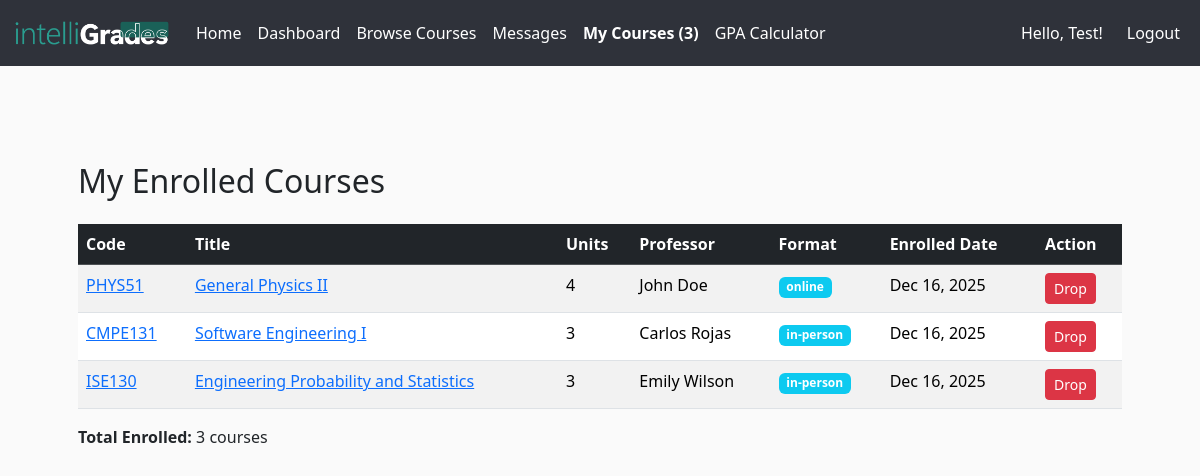
The page /courses/my-courses (signed in) on the database as committed earlier.
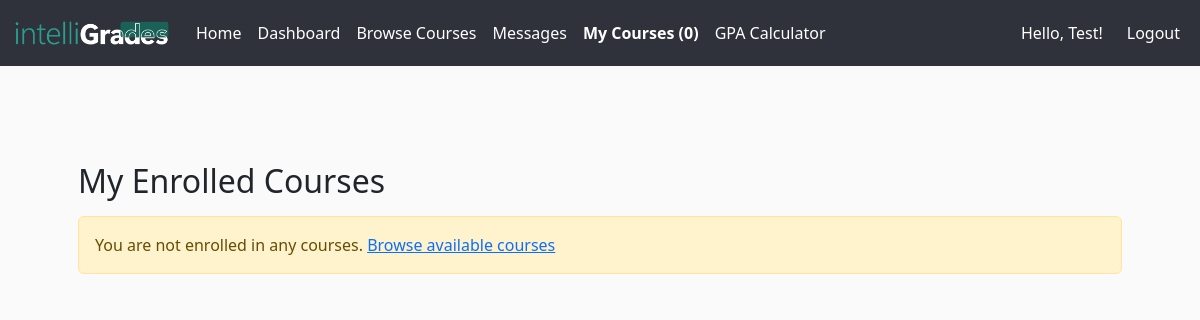
The same page on the database as committed later.
### app/models.py (models this page shows, shortened)
class Course(db.Model):
    __tablename__ = 'courses'
    id = db.Column(db.Integer, primary_key=True)
    code = db.Column(db.String(32), unique=True, nullable=False)
    title = db.Column(db.String(128), nullable=False)
    description = db.Column(db.Text)
    credits = db.Column(db.Integer, nullable=False)  # number of units/credits
    professor = db.Column(db.String(128), nullable=True)
    professor_id = db.Column(db.Integer, db.ForeignKey('users.id'), nullable=True)
    professor_user = db.relationship(
        'User',
        foreign_keys=[professor_id],
        backref='created_courses'
    )
    availability = db.Column(db.Boolean, default=True)
    format = db.Column(db.String(32), default='online')
    max_students = db.Column(db.Integer)
    created_at = db.Column(db.DateTime, default=datetime.utcnow)
    enrollments_rel = db.relationship(
        'Enrollment',
        backref='course',
        lazy='dynamic',
        cascade='all,delete-orphan'
    )
    assignments = db.relationship(
        'Assignment',
        back_populates='course',
        lazy='dynamic',
        cascade='all,delete-orphan'
    )
    announcements = db.relationship(
        'Announcement',
        back_populates='course',
        lazy='dynamic',
        cascade='all,delete-orphan'
    )

class Enrollment(db.Model):
    __tablename__ = 'enrollments'
    id = db.Column(db.Integer, primary_key=True)
    user_id = db.Column(db.Integer, db.ForeignKey('users.id'), nullable=False)
    course_id = db.Column(db.Integer, db.ForeignKey('courses.id'), nullable=False)
    enrolled_at = db.Column(db.DateTime, default=datetime.utcnow)
    grade = db.Column(db.String(2))
    user = db.relationship('User', backref='course_enrollments')
    __table_args__ = (
        db.UniqueConstraint('user_id', "course_id", name='unique_user_course'),
    )

### app/courses/routes.py (the view)
@courses_bp.route('/my-courses')
@login_required
def my_courses():
    enrolled_courses = current_user.get_enrolled_courses()
    return render_template('courses/my_courses.html', courses=enrolled_courses)

### app/__init__.py (called while the page is built)
@create_app.context_processor
def inject_notifications():
    if current_user.is_authenticated:
        return {
            "notifications": [
                {"message": "You haven’t checked Week 3 notes."},
                {"message": "New message in CMPE 102 discussion board."}
            ]
        }
    return {"notifications": []}

@login_manager.user_loader
def load_user(user_id):
    return User.query.get(int(user_id))

### app/models.py (called while the page is built)
    @property
    def is_student(self):
        return self.role == self.ROLE_STUDENT

    @property
    def is_professor(self):
        return self.role == self.ROLE_PROFESSOR

    @property
    def is_admin(self):
        return self.role == self.ROLE_ADMIN

    def get_enrolled_courses(self):
        from app.models import Course, Enrollment
        return Course.query.join(Enrollment).filter(
            Enrollment.user_id == self.id
        ).all()

    def get_enrolled_courses_count(self):
        from app.models import Enrollment
        return Enrollment.query.filter_by(user_id=self.id).count()

### app/courses/templates/courses/my_courses.html
{% extends "base.html" %} {% block body %}
<div class="container mt-5">
  <h2>My Enrolled Courses</h2>
  {% if courses %}
  <table class="table table-striped mt-4">
    <thead class="table-dark">
      <tr>
        <th>Code</th>
        <th>Title</th>
        <th>Units</th>
        <th>Professor</th>
        <th>Format</th>
        <th>Enrolled Date</th>
        <th>Action</th>
      </tr>
    </thead>
    <tbody>
      {% for course in courses %}
      <tr>
        <td>
          <a
            href="{{ url_for('courses.course_dashboard', course_id=course.id) }}"
            >{{ course.code }}</a
          >
        </td>
        <td>
          <a
            href="{{ url_for('courses.course_dashboard', course_id=course.id) }}"
            >{{ course.title }}</a
          >
        </td>
        <td>{{ course.credits }}</td>
        <td>{{ course.professor }}</td>
        <td><span class="badge bg-info">{{ course.format }}</span></td>
        <td>
          {% set enrollment =
          course.enrollments_rel.filter_by(user_id=current_user.id).first() %}
          {{ enrollment.enrolled_at.strftime('%b %d, %Y') if enrollment else
          'N/A' }}
        </td>
        <td>
          <form
            method="POST"
            action="{{ url_for('courses.drop_course', course_id=course.id) }}"
            style="display: inline"
          >
            <button
              type="submit"
              class="btn btn-sm btn-danger"
              onclick="return confirm('Drop this course?')"
            >
              Drop
            </button>
          </form>
        </td>
      </tr>
      {% endfor %}
    </tbody>
  </table>
  <div class="mt-3">
    <strong>Total Enrolled:</strong> {{ courses|length }} courses
  </div>
  {% else %}
  <p class="alert alert-warning mt-3">
    You are not enrolled in any courses.
    <a href="{{ url_for('courses.courses_list') }}">Browse available courses</a>
  </p>
  {% endif %}
</div>
{% endblock %}

Rows that differ between the two databases and show on the page:
no longer on this page (row unchanged): Course: code "PHYS51", title "General Physics II", credits "4", professor "John Doe", format "online"
no longer on this page (row edited): Enrollment: enrolled_at "Dec 16, 2025"
no longer on this page (row unchanged): Course: code "CMPE131", title "Software Engineering I", credits "3", professor "Carlos Rojas", format "in-person"
removed Enrollment: enrolled_at "Dec 16, 2025"
no longer on this page (row unchanged): Course: code "ISE130", title "Engineering Probability and Statistics", credits "3", professor "Emily Wilson", format "in-person"
removed Enrollment: enrolled_at "Dec 16, 2025"
Other text that changed with them:
{{ current_user.get_enrolled_courses_count() }}: "3" → "0"
{{ courses|length }}: "3" → (not shown)
text no longer shown: "Code Title Units Professor Format Enrolled Date Action Total Enrolled: courses"
text now shown: "You are not enrolled in any courses. Browse available courses"
